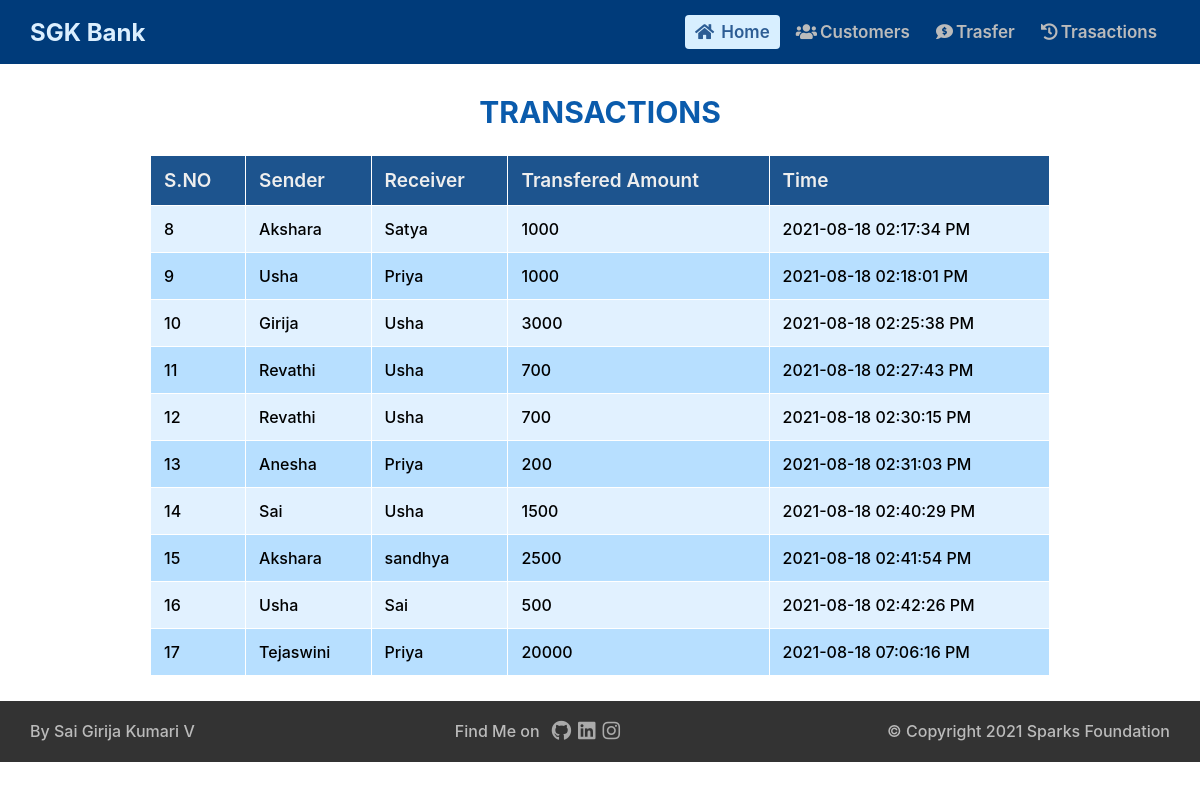
Screenshot of /transactions.php with the database file from the repository.
### tables this page shows
CREATE TABLE `transactions` (
  `id` int(11) NOT NULL,
  `sender` varchar(20) NOT NULL,
  `receiver` varchar(20) NOT NULL,
  `money` double NOT NULL,
  `time` varchar(30) NOT NULL
);

### transactions.php (the view, shortened to what this page needs)
<!DOCTYPE html>
<html lang="en">
<head>
    <link rel="stylesheet" href="css\styles.css">
    <link rel="stylesheet" href="css\fontawesome\css\all.min.css">
    <link rel="stylesheet" href="css\customers.css">
</head>
<body>
    <div class="transactions">
        <?php require 'navbar.html';
        require 'connection.php';
        $query = "SELECT * from (SELECT * FROM `transactions` ORDER by id desc limit 10)as history order by id ASC";
        $transactions = mysqli_query($con, $query);
        ?>
        <div class="customers_data">
            <h2>TRANSACTIONS</h2>
            <table >
                <tr>
                    <th>S.NO</th>
                    <th>Sender</th>
                    <th>Receiver</th>
                    <th>Transfered Amount</th>
                    <th>Time</th>
                </tr>
                <?php
                if(mysqli_num_rows($transactions)>0){
                    while($transaction = mysqli_fetch_array($transactions)){ ?>
                        <tr>
                            <td><?php echo $transaction['id']?></td>
                            <td><?php echo $transaction['sender']?></td>
                            <td><?php echo $transaction['receiver']?></td>
                            <td><?php echo $transaction['money']?></td>
                            <td><?php echo $transaction['time']?></td>
                        </tr>
                        <?php
                    }
                }
                ?>
            </table>
        </div>
    </div>
</body>
</html>

### css/styles.css (style rules this page uses)
* { padding: 0; margin: 0; font-family: -apple-system, BlinkMacSystemFont, "Segoe UI", Roboto, Oxygen, Ubuntu, Cantarell, "Open Sans", "Helvetica Neue", sans-serif; box-sizing: border-box; }
h2 { font-size: 32px; text-align: center; color: #00254b; }
p { color: #00254b77; margin-top: 3px; font-weight: 500; }
nav { position: sticky; top: 0px; display: flex; justify-content: space-between; align-items: center; height: 8vh; background-color: #003b7a; padding: 15px 30px; }
.logo { text-decoration: none; color: #dbefff; font-size: 24px; font-weight: 700; }
nav ul { list-style-type: none; display: flex; }
nav ul span { margin-right: 3px; }
nav ul a { text-decoration: none; color: #bbb; font-size: 17px; padding: 7px 10px; margin: 3px; border-radius: 4px; font-weight: 600; }
nav ul a.selected, nav ul a:hover { background-color: #d8efff; color: #2d5d94; transition: 0.5s; }
footer { display: flex; justify-content: space-between; padding: 15px 30px; background-color: #333; }
footer p { font-size: 16px; color: #bbbbbb; margin: 5px 0px; }
footer a { text-decoration: none; }
footer .social-media { margin: 5px 0px; display: flex; text-align: center; }
footer .social-media p { margin-right: 12px; margin-top: 0; margin-bottom: 0; }
footer i { font-size: 20px; color: #aaaaaa; margin-right: 7px; }

### css/customers.css (style rules this page uses)
.customers_data h2 { margin-top: 30px; font-size: 30px; color: #0a5bac; }
table { border-collapse: collapse; width: 900px; max-width: 900px; margin: auto; margin-top: 25px; margin-bottom: 25px; text-align: left; }
tr:nth-child(odd) { background-color: #b7dfff; }
tr:nth-child(even) { background-color: #e1f1ff; }
tr th { font-size: 19px; color: #eee; background-color: #003b7ad7; padding: 13px; font-weight: 600; border: 0.1px solid #fff; }
tr td { padding: 13px; font-weight: 500; border: 0.1px solid #fff; }

### rows the page displays
transactions: id "8", sender "Akshara", receiver "Satya", money "1000", time "2021-08-18 02:17:34 PM"
transactions: id "9", sender "Usha", receiver "Priya", money "1000", time "2021-08-18 02:18:01 PM"
transactions: id "10", sender "Girija", receiver "Usha", money "3000", time "2021-08-18 02:25:38 PM"
transactions: id "11", sender "Revathi", receiver "Usha", money "700", time "2021-08-18 02:27:43 PM"
transactions: id "12", sender "Revathi", receiver "Usha", money "700", time "2021-08-18 02:30:15 PM"
transactions: id "13", sender "Anesha", receiver "Priya", money "200", time "2021-08-18 02:31:03 PM"
transactions: id "14", sender "Sai", receiver "Usha", money "1500", time "2021-08-18 02:40:29 PM"
transactions: id "15", sender "Akshara", receiver "sandhya", money "2500", time "2021-08-18 02:41:54 PM"
transactions: id "16", sender "Usha", receiver "Sai", money "500", time "2021-08-18 02:42:26 PM"
transactions: id "17", sender "Tejaswini", receiver "Priya", money "20000", time "2021-08-18 07:06:16 PM"
